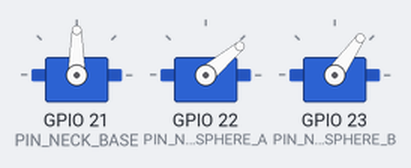
The sketch below on a simulated ESP32. On the bench: 3 × servo.

Above: at 2.0 s.
At 8.6 s:
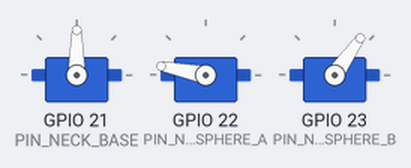
At 15.1 s:
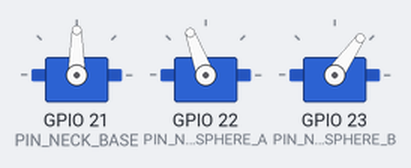
At 22.45 s:
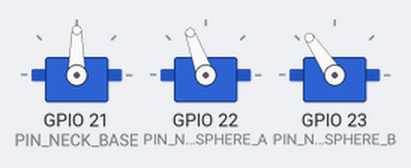
At 27.42 s:
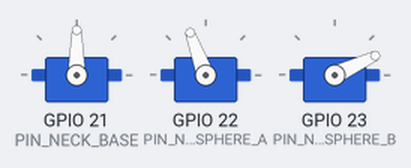
At 39.82 s:
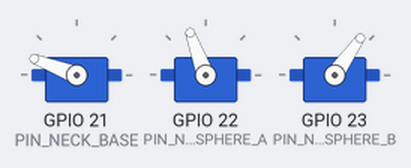
Timing chart, 0 to 40.0 s (numbered marks = the images above):
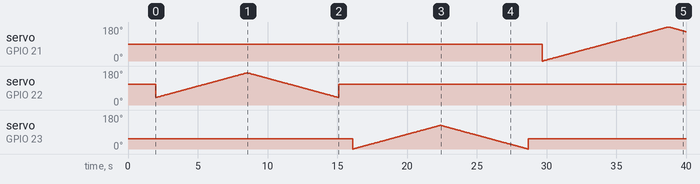

The sketch:

servo_test.ino
```cpp
#include <ESP32Servo.h>

#define PIN_NECK_BASE 21
#define PIN_NECK_SPHERE_A 22
#define PIN_NECK_SPHERE_B 23

Servo servo_1, servo_2, servo_3;

void setup() {
	servo_3.attach(PIN_NECK_BASE);  // attaches the servo on ESP32 pin
	servo_1.attach(PIN_NECK_SPHERE_A);  // attaches the servo on ESP32 pin
	servo_2.attach(PIN_NECK_SPHERE_B);  // attaches the servo on ESP32 pin

	servo_1.write(110); // servo for spherical joint 1 = pitch angle x axis
	servo_2.write(55); // servo for spherical joint 2 = roll angle y axis
	servo_3.write(90); // external servo for yaw rotation on z axis

	// servo 1: mid point at 110, oscillates backwards down to 40, oscillates forwards up to 170
	// servo 2: mid point at 55, oscillates on the right up to 0 degrees, oscillates left up to 125 degress
	// (these servo angles are fixed like this if the internal gears do not skip a rotation)
	// servo 3: mid point at 90

	delay(2000);
}


void loop() {

	// first servo
	for (int pos = 40; pos <= 170; pos += 1) {
		servo_1.write(pos);
		delay(50);
	}

	// rotates from 180 degrees to 0 degrees the second servo motor
	for (int pos = 170; pos >= 40; pos -= 1) {
		servo_1.write(pos);
		delay(50);
	}

	servo_1.write(110);
	delay(1000);


	// second servo
	for (int pos = 0; pos <= 125; pos += 1) {
		servo_2.write(pos);
		delay(50);
	}

	for (int pos = 125; pos >= 0; pos -= 1) {
		servo_2.write(pos);
		delay(50);
	}

	servo_2.write(55);
	delay(1000);

	// third servo
	for (int pos = 0; pos <= 180; pos += 1) {
		servo_3.write(pos);
		delay(50);
	}

	for (int pos = 180; pos >= 0; pos -= 1) {
		servo_3.write(pos);
		delay(50);
	}

	servo_3.write(90);
	delay(1000);


}
```
